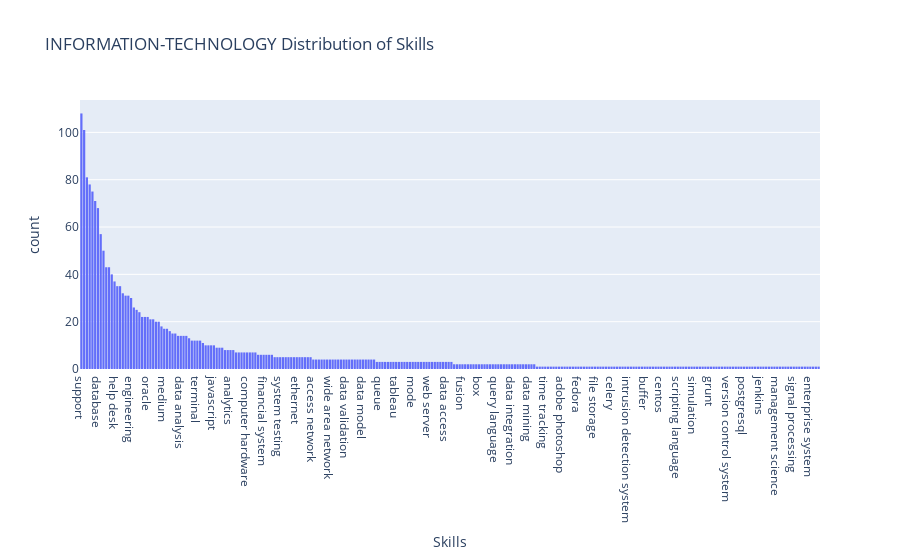

The notebook cell saved with this chart:
### Code cell
def visualize_skills_distribution(df, job_category= "ALL"):
    """
    Visualize the distribution of skills for a specific job category or all categories.
    When job_category is "ALL", aggregates skills across all resumes.
    """
    total_skills = []
    if job_category != "ALL":
        fltr = df[df["Category"] == job_category]["skills"]
        for skills in fltr:
            total_skills.extend(skills)
    else:
        for skills in df["skills"]:
            total_skills.extend(skills)
    
    fig = px.histogram(
        x=total_skills,
        labels={"x": "Skills"},
        title=f"{job_category} Distribution of Skills"
    )
    fig.update_xaxes(categoryorder="total descending")
    fig.show()

visualize_skills_distribution(df, job_category= "INFORMATION-TECHNOLOGY")

### Figure 1 — Plotly figure (JSON) as saved in the notebook; plotly's stock layout.template omitted (floating-point values rounded to 4 significant figures; data arrays with more than 128 entries replaced by an {"elided": "..."} marker saying what was removed)
{"data": [{"alignmentgroup": "True", "bingroup": "x", "hovertemplate": "Skills=%{x}<br>count=%{y}<extra></extra>", "legendgroup": "", "marker": {"color": "#636efa", "pattern": {"shape": ""}}, "name": "", "offsetgroup": "", "orientation": "v", "showlegend": false, "x": {"elided": "2095 str values"}, "xaxis": "x", "yaxis": "y", "type": "histogram"}], "layout": {"xaxis": {"anchor": "y", "domain": [0, 1], "title": {"text": "Skills"}, "categoryorder": "total descending"}, "yaxis": {"anchor": "x", "domain": [0, 1], "title": {"text": "count"}}, "legend": {"tracegroupgap": 0}, "title": {"text": "INFORMATION-TECHNOLOGY Distribution of Skills"}, "barmode": "relative"}}
